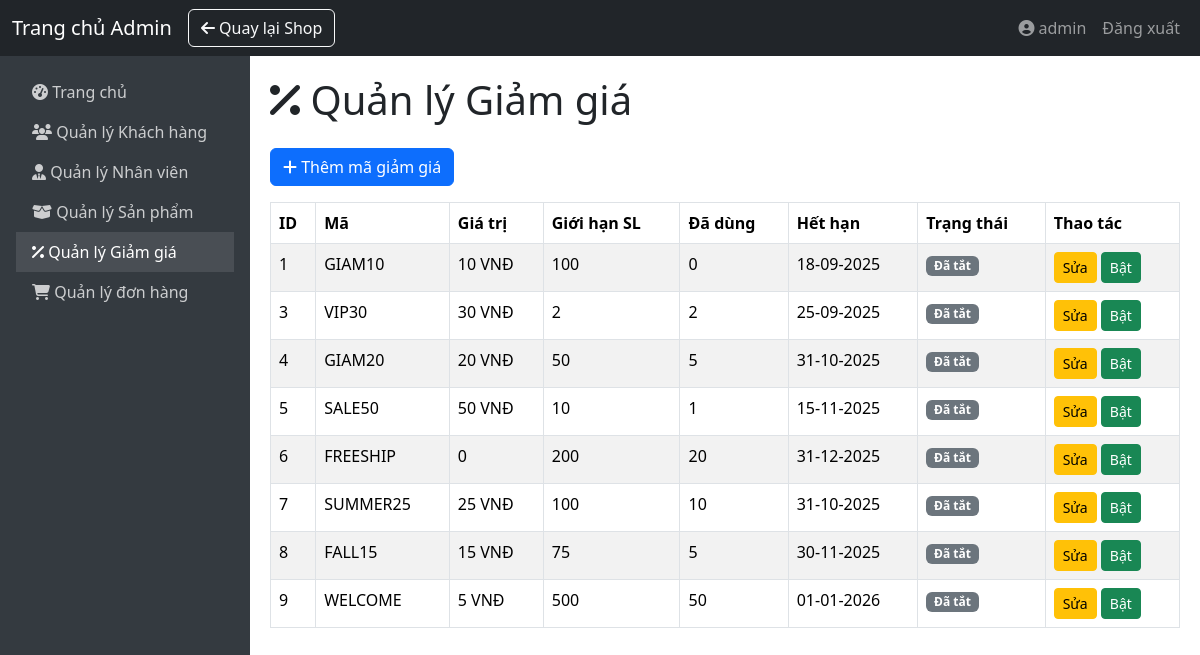
Before: /index.php?action=admin/discounts (signed in) with the older database file.
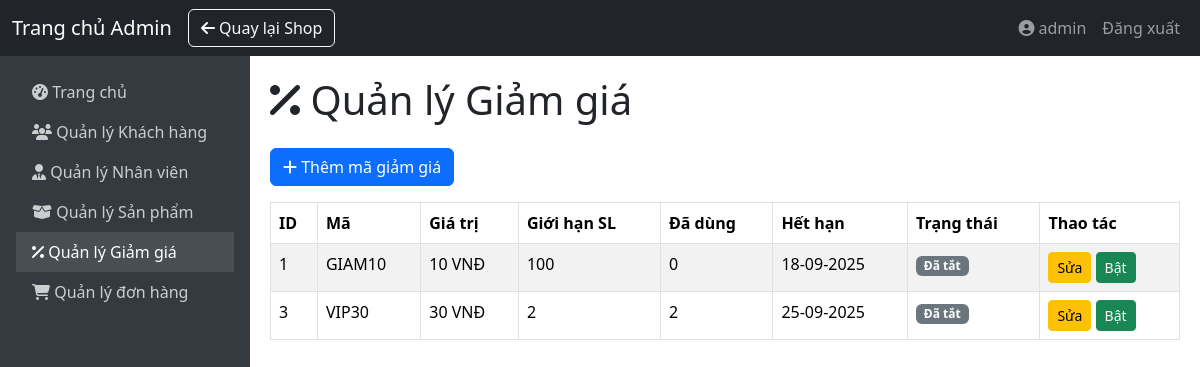
After: the same page with the newer database file.
### tables this page shows
CREATE TABLE `coupons` (
  `id` int(11) NOT NULL,
  `code` varchar(50) NOT NULL,
  `discount_value` decimal(10,2) NOT NULL,
  `expires_at` datetime DEFAULT NULL,
  `usage_limit` int(11) DEFAULT NULL,
  `used_count` int(11) DEFAULT 0,
  `stats` tinyint(1) NOT NULL DEFAULT 1
);

### controller/admin/DiscountAdminController.php (called while the page is built, shortened)
<?php
require_once __DIR__ . "/../../model/Coupon.php";
class DiscountAdminController {
    private Coupon $couponModel;
    public function __construct(Coupon $couponModel) {
        $this->couponModel = $couponModel;
    }
    public function getCoupon() {
        $coupons = $this->couponModel->getAll();
        include __DIR__ . "/../../view/admin/discountAdmin.php";
    }
}
?>

### model/Coupon.php (called while the page is built, shortened)
<?php
class Coupon {
    private $pdo;
    public function __construct(PDO $pdo) {
        $this->pdo = $pdo;
    }
    public function getAll(): array {
        $stmt = $this->pdo->prepare("SELECT * FROM coupons");
        $stmt->execute();
        return $stmt->fetchAll(PDO::FETCH_ASSOC);
    }
}
?>

### view/admin/discountAdmin.php (the view, shortened to what this page needs)
<?php
include __DIR__ . "/components/header.php";
include __DIR__ . "/components/navbar.php";
include __DIR__ . "/components/sidebar.php";
function formatValue($value) {
    $value = (float)$value;
    if ($value < 1) {
        return htmlspecialchars((string)$value);
    }
    return number_format($value, 0, '', ' ') . ' VNĐ';
}
?>
<div class="main-content">
    <h1 class="mb-4 text-dark"><i class="fa-solid fa-percent"></i> Quản lý Giảm giá</h1>
    <button type="button" class="btn btn-primary mb-3" data-bs-toggle="modal" data-bs-target="#addCouponModal">
        <i class="fa-solid fa-plus"></i> Thêm mã giảm giá
    </button>
    <table class="table table-bordered table-striped">
        <thead>
            <tr>
                <th>ID</th> <th>Mã</th>
                <th>Giá trị</th>
                <th>Giới hạn SL</th>
                <th>Đã dùng</th>
                <th>Hết hạn</th>
                <th>Trạng thái</th>
                <th>Thao tác</th>
            </tr>
        </thead>
        <tbody>
            <?php if (empty($coupons)): ?>
                <tr>
                    <td colspan="8">Chưa có mã giảm giá nào.</td> </tr>
            <?php else: ?>
                <?php foreach ($coupons as $coupon):
                    $currentStat = $coupon['status'] ?? 0;
                    $statusClass = $coupon['status_class'] ?? 'bg-secondary';
                    $statusText = $coupon['status_text'] ?? 'Không rõ';
                ?>
                <tr>
                    <td><?= htmlspecialchars($coupon['id']) ?></td>
                    <td><?= htmlspecialchars($coupon['code']) ?></td>
                    <td><?= formatValue($coupon['discount_value']) ?></td>
                    <td><?= htmlspecialchars($coupon['usage_limit']) ?></td>
                    <td><?= htmlspecialchars($coupon['used_count']) ?></td>
                    <td><?= date('d-m-Y', strtotime($coupon['expires_at'])) ?></td>
                    <td>
                        <span class="badge <?= $statusClass ?>">
                            <?= $statusText ?>
                        </span>
                    </td>
                    <td>
                        <button type="button" class="btn btn-sm btn-warning edit-coupon-btn"
                                data-bs-toggle="modal" data-bs-target="#editCouponModal"
                                data-code="<?= htmlspecialchars($coupon['code']) ?>"
                                data-value="<?= htmlspecialchars($coupon['discount_value']) ?>"
                                data-expires="<?= htmlspecialchars(date('Y-m-d', strtotime($coupon['expires_at']))) ?>"
                                data-limit="<?= htmlspecialchars($coupon['usage_limit']) ?>"
                                data-status="<?= htmlspecialchars($currentStat) ?>">
                            Sửa
                        </button>
                        <form action="index.php?action=admin/discounts/toggleStatus" method="POST" style="display:inline;" onsubmit="return confirm('Bạn có chắc chắn muốn <?= $currentStat == 1 ? 'vô hiệu hóa' : 'kích hoạt' ?> mã này?')">
                            <button type="submit" class="btn btn-sm <?= $currentStat == 1 ? 'btn-danger' : 'btn-success' ?>">
                                <?= $currentStat == 1 ? 'Tắt' : 'Bật' ?>
                            </button>
                        </form>
                    </td>
                </tr>
                <?php endforeach; ?>
            <?php endif; ?>
        </tbody>
    </table>
</div>

Changed rows visible on the page:
removed coupons: id "4", code "GIAM20", discount_value "20 VNĐ", usage_limit "50", used_count "5", expires_at "31-10-2025", statusText "Đã tắt"
removed coupons: id "5", code "SALE50", discount_value "50 VNĐ", usage_limit "10", used_count "1", expires_at "15-11-2025", statusText "Đã tắt"
removed coupons: id "6", code "FREESHIP", discount_value "0", usage_limit "200", used_count "20", expires_at "31-12-2025", statusText "Đã tắt"
removed coupons: id "7", code "SUMMER25", discount_value "25 VNĐ", usage_limit "100", used_count "10", expires_at "31-10-2025", statusText "Đã tắt"
removed coupons: id "8", code "FALL15", discount_value "15 VNĐ", usage_limit "75", used_count "5", expires_at "30-11-2025", statusText "Đã tắt"
removed coupons: id "9", code "WELCOME", discount_value "5 VNĐ", usage_limit "500", used_count "50", expires_at "01-01-2026", statusText "Đã tắt"
